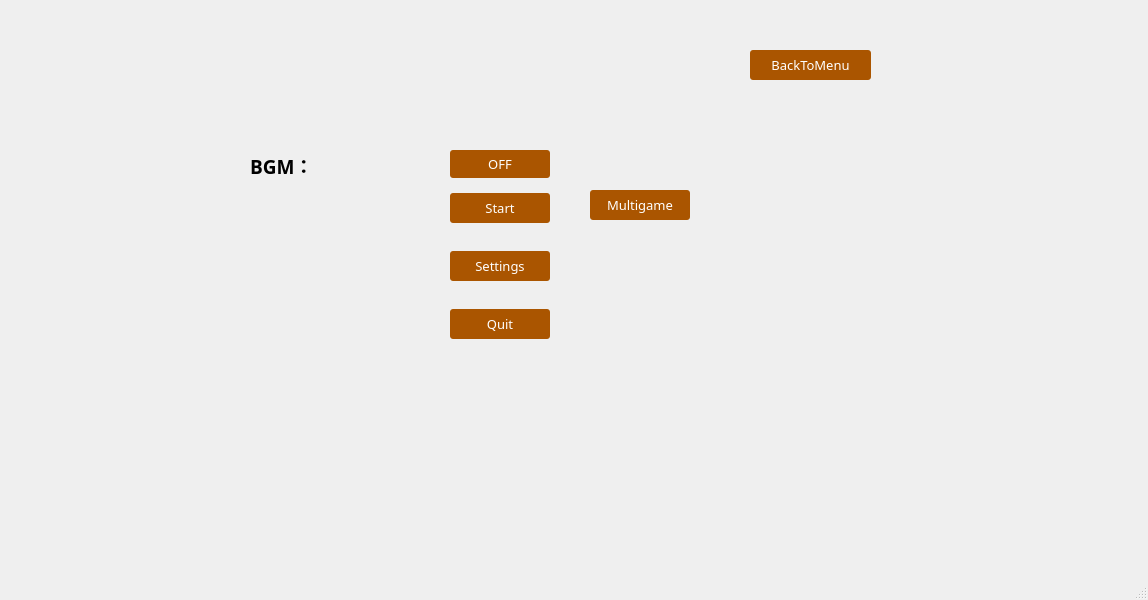
<?xml version="1.0" encoding="UTF-8"?>
<ui version="4.0">
 <class>MainWindow</class>
 <widget class="QMainWindow" name="MainWindow">
  <property name="geometry">
   <rect>
    <x>0</x>
    <y>0</y>
    <width>1148</width>
    <height>600</height>
   </rect>
  </property>
  <property name="windowTitle">
   <string>MainWindow</string>
  </property>
  <widget class="QWidget" name="centralwidget">
   <widget class="QLabel" name="labelBGM">
    <property name="geometry">
     <rect>
      <x>250</x>
      <y>150</y>
      <width>71</width>
      <height>30</height>
     </rect>
    </property>
    <property name="font">
     <font>
      <family>Rockwell</family>
      <pointsize>14</pointsize>
      <weight>75</weight>
      <bold>true</bold>
     </font>
    </property>
    <property name="styleSheet">
     <string notr="true"/>
    </property>
    <property name="text">
     <string>BGM：</string>
    </property>
   </widget>
   <widget class="QPushButton" name="pushButtonOn">
    <property name="geometry">
     <rect>
      <x>450</x>
      <y>150</y>
      <width>100</width>
      <height>28</height>
     </rect>
    </property>
    <property name="font">
     <font>
      <family>微软雅黑</family>
      <pointsize>10</pointsize>
      <weight>50</weight>
      <bold>false</bold>
     </font>
    </property>
    <property name="styleSheet">
     <string notr="true">QPushButton { background-color: rgb(170, 85, 0); border-radius: 3px; color: rgb(255, 255, 255); } QPushButton:hover { background-color: rgb(0, 170, 255); }</string>
    </property>
    <property name="text">
     <string>OFF</string>
    </property>
   </widget>
   <widget class="QPushButton" name="pushButtonStart">
    <property name="geometry">
     <rect>
      <x>450</x>
      <y>193</y>
      <width>100</width>
      <height>30</height>
     </rect>
    </property>
    <property name="font">
     <font>
      <family>微软雅黑</family>
      <pointsize>10</pointsize>
     </font>
    </property>
    <property name="styleSheet">
     <string notr="true">QPushButton { background-color: rgb(170, 85, 0); border-radius: 3px; color: rgb(255, 255, 255); } QPushButton:hover { background-color: rgb(0, 170, 255); }</string>
    </property>
    <property name="text">
     <string>Start</string>
    </property>
   </widget>
   <widget class="QPushButton" name="pushButtonSettings">
    <property name="geometry">
     <rect>
      <x>450</x>
      <y>251</y>
      <width>100</width>
      <height>30</height>
     </rect>
    </property>
    <property name="font">
     <font>
      <family>微软雅黑</family>
      <pointsize>10</pointsize>
     </font>
    </property>
    <property name="styleSheet">
     <string notr="true">QPushButton { background-color: rgb(170, 85, 0); border-radius: 3px; color: rgb(255, 255, 255); } QPushButton:hover { background-color: rgb(0, 170, 255); }</string>
    </property>
    <property name="text">
     <string>Settings</string>
    </property>
   </widget>
   <widget class="QPushButton" name="pushButtonQuit">
    <property name="geometry">
     <rect>
      <x>450</x>
      <y>309</y>
      <width>100</width>
      <height>30</height>
     </rect>
    </property>
    <property name="font">
     <font>
      <family>微软雅黑</family>
      <pointsize>10</pointsize>
     </font>
    </property>
    <property name="styleSheet">
     <string notr="true">QPushButton { background-color: rgb(170, 85, 0); border-radius: 3px; color: rgb(255, 255, 255); } QPushButton:hover { background-color: rgb(0, 170, 255); }</string>
    </property>
    <property name="text">
     <string>Quit</string>
    </property>
   </widget>
   <widget class="QPushButton" name="pushButtonBackToMenu">
    <property name="geometry">
     <rect>
      <x>750</x>
      <y>50</y>
      <width>121</width>
      <height>30</height>
     </rect>
    </property>
    <property name="font">
     <font>
      <family>微软雅黑</family>
      <pointsize>10</pointsize>
     </font>
    </property>
    <property name="styleSheet">
     <string notr="true">QPushButton { background-color: rgb(170, 85, 0); border-radius: 3px; color: rgb(255, 255, 255); } QPushButton:hover { background-color: rgb(0, 170, 255); }</string>
    </property>
    <property name="text">
     <string>BackToMenu</string>
    </property>
   </widget>
   <widget class="QPushButton" name="pushButtonMulti">
    <property name="geometry">
     <rect>
      <x>590</x>
      <y>190</y>
      <width>100</width>
      <height>30</height>
     </rect>
    </property>
    <property name="font">
     <font>
      <family>微软雅黑</family>
      <pointsize>10</pointsize>
     </font>
    </property>
    <property name="styleSheet">
     <string notr="true">QPushButton { background-color: rgb(170, 85, 0); border-radius: 3px; color: rgb(255, 255, 255); } QPushButton:hover { background-color: rgb(0, 170, 255); }</string>
    </property>
    <property name="text">
     <string>Multigame</string>
    </property>
   </widget>
  </widget>
  <widget class="QMenuBar" name="menubar">
   <property name="geometry">
    <rect>
     <x>0</x>
     <y>0</y>
     <width>1148</width>
     <height>26</height>
    </rect>
   </property>
  </widget>
  <widget class="QStatusBar" name="statusbar"/>
 </widget>
 <resources/>
 <connections/>
</ui>
